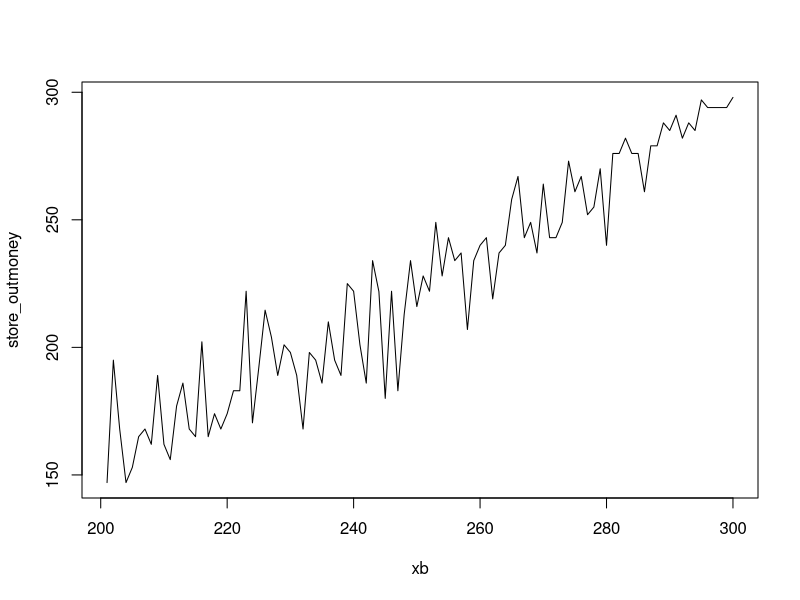
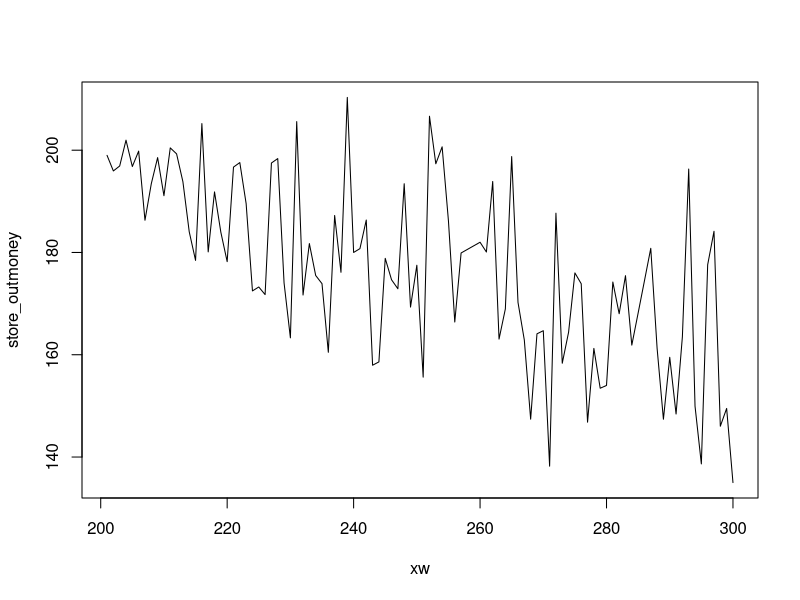
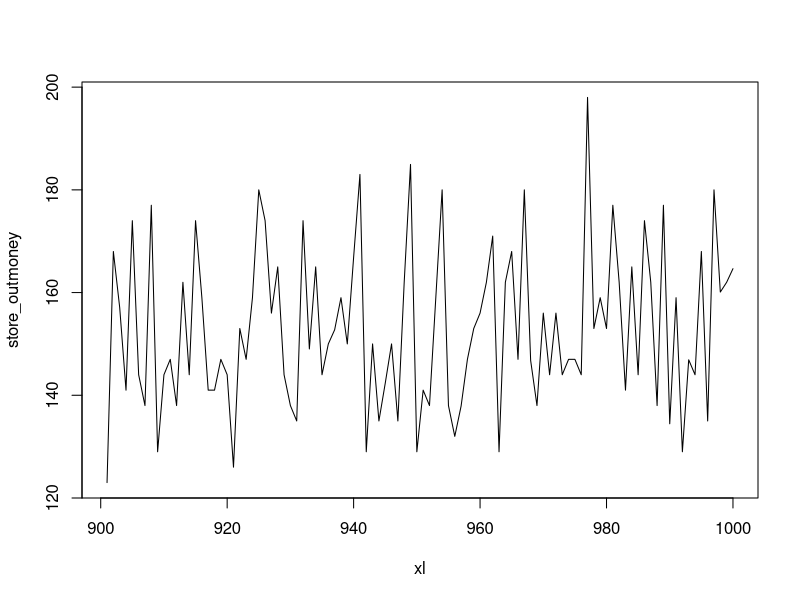

The R script that drew these images, in order: (Note: a time limit stopped this script after it produced the figures.)
## ---- chunk 1

#' A single play of the Martingale strategy
#'
#' Takes a state list, spins the roulette wheel, returns the state list with updated values (for example, budget, plays, etc)
#' @param state A list with the following entries: 
#'   B              number, the starting budget
#'   W              number, the budget threshold for successfully stoping
#'   L              number, the maximum number of plays 
#'   M              number, the casino wager limit
#'   plays          integer, the number of plays executed
#'   previous_wager number, the wager in the previous play (0 at first play)
#'   previous_win   TRUE/FALSE, indicator if the previous play was a win (TRUE at first play)
#' @return The updated state list
library(dplyr)
one_play <- function(state){
  
    # Wager
    proposed_wager <- ifelse(state$previous_win, 1, 2*state$previous_wager)
    wager <- min(proposed_wager, state$M, state$B)
    
    # Spin of the wheel
    red <- rbinom(1,1,18/38)
    
    # Update state
    state$plays <- state$plays + 1
    state$previous_wager <- wager
    if(red){
      # WIN
      state$B <- state$B + wager
      state$previous_win <- TRUE
    }else{
      # LOSE
      state$B <- state$B - wager
      state$previous_win <- FALSE
    }
  state
}


#' Stopping rule
#'
#' Takes the state list and determines if the gambler has to stop
#' @param state A list.  See one_play
#' @return TRUE/FALSE
stop_play <- function(state){
  if(state$B <= 0) return(TRUE)
  if(state$plays >= state$L) return(TRUE)
  if(state$B >= state$W) return(TRUE)
  FALSE
}


#' Play roulette to either bankruptcy, success, or play limits
#'
#' @param B number, the starting budget
#' @param W number, the budget threshold for successfully stoping
#' @param L number, the maximum number of plays 
#' @param M number, the casino wager limit
#' @return A vector of budget values calculated after each play.
one_series <- function(
    B = 200
  , W = 300
  , L = 1000
  , M = 100
){

  # initial state
  state <- list(
    B = B
  , W = W
  , L = L
  , M = M
  , plays = 0
  , previous_wager = 0
  , previous_win = TRUE
  )
  
  # vector to store budget over series of plays
  budget <- rep(NA, L)
  
  # For loop of plays
  for(i in 1:L){
    new_state <- state %>% one_play
    budget[i] <- new_state$B
    if(new_state %>% stop_play){
      return(budget[1:i])
    }
    state <- new_state
  }
  budget    
}

# helper function
get_last <- function(x) x[length(x)] 


# Simulation
store_outmoney <- rep(NA, 100)
for(i in 1:100){
b=i+200 # set a oringinal value of Starting budget

walk_out_money <- rep(NA, 100)#when walking out, person has the money ///if we want to run a plot quickly, we should set with rep()'s time is smaller interger
for(j in seq_along(walk_out_money)){
  walk_out_money[j] <- one_series(B = b, W = 300, L = 1000, M = 100) %>% get_last#get_last is function(x) x[length(x)] 's value of last one

}
store_outmoney[i] <-mean(walk_out_money)#store_outmoney contains all of mean of walk_out_money



# Walk out money distribution
#hist(walk_out_money, breaks = 100)

# Estimated probability of walking out with extra cash
#mean(walk_out_money > 200)

# Estimated earnings
y=mean(walk_out_money - 200)
}
xb<- 201:300 # original budget is from 201 to 300.
plot(x=xb,y=store_outmoney,type="l")#draw a line chart

# when walk_out_money<-rep(NA,X), X is growing. Then the plot will show xb and store_outmoney has positive relation.
## ---- chunk 2
#' A single play of the Martingale strategy
#'
#' Takes a state list, spins the roulette wheel, returns the state list with updated values (for example, budget, plays, etc)
#' @param state A list with the following entries: 
#'   B              number, the starting budget
#'   W              number, the budget threshold for successfully stoping
#'   L              number, the maximum number of plays 
#'   M              number, the casino wager limit
#'   plays          integer, the number of plays executed
#'   previous_wager number, the wager in the previous play (0 at first play)
#'   previous_win   TRUE/FALSE, indicator if the previous play was a win (TRUE at first play)
#' @return The updated state list
library(dplyr)
one_play <- function(state){
  
    # Wager
    proposed_wager <- ifelse(state$previous_win, 1, 2*state$previous_wager)
    wager <- min(proposed_wager, state$M, state$B)
    
    # Spin of the wheel
    red <- rbinom(1,1,18/38)
    
    # Update state
    state$plays <- state$plays + 1
    state$previous_wager <- wager
    if(red){
      # WIN
      state$B <- state$B + wager
      state$previous_win <- TRUE
    }else{
      # LOSE
      state$B <- state$B - wager
      state$previous_win <- FALSE
    }
  state
}


#' Stopping rule
#'
#' Takes the state list and determines if the gambler has to stop
#' @param state A list.  See one_play
#' @return TRUE/FALSE
stop_play <- function(state){
  if(state$B <= 0) return(TRUE)
  if(state$plays >= state$L) return(TRUE)
  if(state$B >= state$W) return(TRUE)
  FALSE
}


#' Play roulette to either bankruptcy, success, or play limits
#'
#' @param B number, the starting budget
#' @param W number, the budget threshold for successfully stoping
#' @param L number, the maximum number of plays 
#' @param M number, the casino wager limit
#' @return A vector of budget values calculated after each play.
one_series <- function(
    B = 200
  , W = 300
  , L = 1000
  , M = 100
){

  # initial state
  state <- list(
    B = B
  , W = W
  , L = L
  , M = M
  , plays = 0
  , previous_wager = 0
  , previous_win = TRUE
  )
  
  # vector to store budget over series of plays
  budget <- rep(NA, L)
  
  # For loop of plays
  for(i in 1:L){
    new_state <- state %>% one_play
    budget[i] <- new_state$B
    if(new_state %>% stop_play){
      return(budget[1:i])
    }
    state <- new_state
  }
  budget    
}

# helper function
get_last <- function(x) x[length(x)] 


# Simulation
store_outmoney <- rep(NA, 100)
for(i in 1:100){
w=i+200 # set a oringinal value of Starting budget

walk_out_money <- rep(NA, 100)#when walking out, person has the money ///if we want to run a plot quickly, we should set with rep()'s time is smaller interger
for(j in seq_along(walk_out_money)){
  walk_out_money[j] <- one_series(B = 200, W = w, L = 1000, M = 100) %>% get_last#get_last is function(x) x[length(x)] 's value of last one

}
store_outmoney[i] <-mean(walk_out_money)#store_outmoney contains all of mean of walk_out_money



# Walk out money distribution
#hist(walk_out_money, breaks = 100)

# Estimated probability of walking out with extra cash
#mean(walk_out_money > 200)

# Estimated earnings
y=mean(walk_out_money - 200)
}
xw<- 201:300 # the budget threshold for successfully stoping is from 201 to 300.
plot(x=xw,y=store_outmoney,type="l")#draw a line chart

# when walk_out_money<-rep(NA,X), X is growing. Then the plot will show xb and store_outmoney has positive relation.
## ---- chunk 3
#' A single play of the Martingale strategy
#'
#' Takes a state list, spins the roulette wheel, returns the state list with updated values (for example, budget, plays, etc)
#' @param state A list with the following entries: 
#'   B              number, the starting budget
#'   W              number, the budget threshold for successfully stoping
#'   L              number, the maximum number of plays 
#'   M              number, the casino wager limit
#'   plays          integer, the number of plays executed
#'   previous_wager number, the wager in the previous play (0 at first play)
#'   previous_win   TRUE/FALSE, indicator if the previous play was a win (TRUE at first play)
#' @return The updated state list
library(dplyr)
one_play <- function(state){
  
    # Wager
    proposed_wager <- ifelse(state$previous_win, 1, 2*state$previous_wager)
    wager <- min(proposed_wager, state$M, state$B)
    
    # Spin of the wheel
    red <- rbinom(1,1,18/38)
    
    # Update state
    state$plays <- state$plays + 1
    state$previous_wager <- wager
    if(red){
      # WIN
      state$B <- state$B + wager
      state$previous_win <- TRUE
    }else{
      # LOSE
      state$B <- state$B - wager
      state$previous_win <- FALSE
    }
  state
}


#' Stopping rule
#'
#' Takes the state list and determines if the gambler has to stop
#' @param state A list.  See one_play
#' @return TRUE/FALSE
stop_play <- function(state){
  if(state$B <= 0) return(TRUE)
  if(state$plays >= state$L) return(TRUE)
  if(state$B >= state$W) return(TRUE)
  FALSE
}


#' Play roulette to either bankruptcy, success, or play limits
#'
#' @param B number, the starting budget
#' @param W number, the budget threshold for successfully stoping
#' @param L number, the maximum number of plays 
#' @param M number, the casino wager limit
#' @return A vector of budget values calculated after each play.
one_series <- function(
    B = 200
  , W = 300
  , L = 1000
  , M = 100
){

  # initial state
  state <- list(
    B = B
  , W = W
  , L = L
  , M = M
  , plays = 0
  , previous_wager = 0
  , previous_win = TRUE
  )
  
  # vector to store budget over series of plays
  budget <- rep(NA, L)
  
  # For loop of plays
  for(i in 1:L){
    new_state <- state %>% one_play
    budget[i] <- new_state$B
    if(new_state %>% stop_play){
      return(budget[1:i])
    }
    state <- new_state
  }
  budget    
}

# helper function
get_last <- function(x) x[length(x)] 


# Simulation
store_outmoney <- rep(NA, 100)
for(i in 1:100){
l=i+900 # set a oringinal value of Starting budget

walk_out_money <- rep(NA, 100)#when walking out, person has the money ///if we want to run a plot quickly, we should set with rep()'s time is smaller interger
for(j in seq_along(walk_out_money)){
  walk_out_money[j] <- one_series(B = 200, W = 300, L = l, M = 100) %>% get_last#get_last is function(x) x[length(x)] 's value of last one

}
store_outmoney[i] <-mean(walk_out_money)#store_outmoney contains all of mean of walk_out_money



# Walk out money distribution
#hist(walk_out_money, breaks = 100)

# Estimated probability of walking out with extra cash
#mean(walk_out_money > 200)

# Estimated earnings
y=mean(walk_out_money - 200)
}
xl<- 901:1000 # the maximum number of plays is from 901 to 1000.
plot(x=xl,y=store_outmoney,type="l")#draw a line chart

# when walk_out_money<-rep(NA,X), X is growing. Then the plot will show xb and store_outmoney has positive relation.
## ---- chunk 4

#' A single play of the Martingale strategy
#'
#' Takes a state list, spins the roulette wheel, returns the state list with updated values (for example, budget, plays, etc)
#' @param state A list with the following entries: 
#'   B              number, the starting budget
#'   W              number, the budget threshold for successfully stoping
#'   L              number, the maximum number of plays 
#'   M              number, the casino wager limit
#'   plays          integer, the number of plays executed
#'   previous_wager number, the wager in the previous play (0 at first play)
#'   previous_win   TRUE/FALSE, indicator if the previous play was a win (TRUE at first play)
#' @return The updated state list
library(dplyr)
one_play <- function(state){
  
    # Wager
    proposed_wager <- ifelse(state$previous_win, 1, 2*state$previous_wager)
    wager <- min(proposed_wager, state$M, state$B)
    
    # Spin of the wheel
    red <- rbinom(1,1,18/38)
    
    # Update state
    state$plays <- state$plays + 1
    state$previous_wager <- wager
    if(red){
      # WIN
      state$B <- state$B + wager
      state$previous_win <- TRUE
    }else{
      # LOSE
      state$B <- state$B - wager
      state$previous_win <- FALSE
    }
  state
}


#' Stopping rule
#'
#' Takes the state list and determines if the gambler has to stop
#' @param state A list.  See one_play
#' @return TRUE/FALSE
stop_play <- function(state){
  if(state$B <= 0) return(TRUE)
  if(state$plays >= state$L) return(TRUE)
  if(state$B >= state$W) return(TRUE)
  FALSE
}


#' Play roulette to either bankruptcy, success, or play limits
#'
#' @param B number, the starting budget
#' @param W number, the budget threshold for successfully stoping
#' @param L number, the maximum number of plays 
#' @param M number, the casino wager limit
#' @return A vector of budget values calculated after each play.
one_series <- function(
    B = 200
  , W = 300
  , L = 1000
  , M = 100
){

  # initial state
  state <- list(
    B = B
  , W = W
  , L = L
  , M = M
  , plays = 0
  , previous_wager = 0
  , previous_win = TRUE
  )
  
  # vector to store budget over series of plays
  budget <- rep(NA, L)
  
  # For loop of plays
  for(i in 1:L){
    new_state <- state %>% one_play
    budget[i] <- new_state$B
    if(new_state %>% stop_play){
      return(budget[1:i])
    }
    state <- new_state
  }
  budget    
}

# helper function
get_last <- function(x) x[length(x)] 


# Simulation
store_outmoney <- rep(NA, 100)
for(i in 1:100){
m=i+50 # set a oringinal value of Starting budget

walk_out_money <- rep(NA, 100)#when walking out, person has the money ///if we want to run a plot quickly, we should set with rep()'s time is smaller interger
for(j in seq_along(walk_out_money)){
  walk_out_money[j] <- one_series(B = 200, W = 300, L = 1000, M = m) %>% get_last#get_last is function(x) x[length(x)] 's value of last one

}
store_outmoney[i] <-mean(walk_out_money)#store_outmoney contains all of mean of walk_out_money



# Walk out money distribution
#hist(walk_out_money, breaks = 100)

# Estimated probability of walking out with extra cash
#mean(walk_out_money > 200)

# Estimated earnings
y=mean(walk_out_money - 200)
}
xm<- 51:150 # number, the casino wager limit is from 51 to 150.
plot(x=xm,y=store_outmoney,type="l")#draw a line chart

# when walk_out_money<-rep(NA,X), X is growing. Then the plot will show xb and store_outmoney has positive relation.
